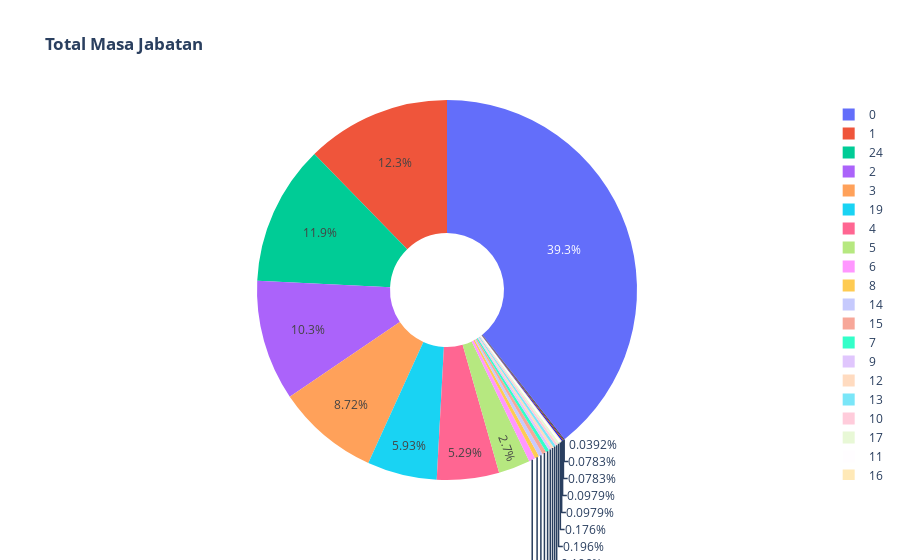

Notebook source saved alongside this figure:
### Markdown cell above
#### 5. Menampilkan Data Feature 'length_of_service' dalam tipe Pie Plot

### Code cell
#querySQL
sqlb= pd.read_sql_query('SELECT length_of_service, Count("length_of_service") as Jumlah FROM data_table group by age', engine)

labels = sqlb['length_of_service']
values = sqlb['Jumlah']

# menguunakan `hole` untuk membuat-seperti pie plot
fig = go.Figure(data=[go.Pie(labels=labels, values=values, hole=.3)])

fig.update_layout(title_text="<b>Total Masa Jabatan </b>")
    
fig.show()

### Figure 1 — Plotly figure (JSON) as saved in the notebook; plotly's stock layout.template omitted (floating-point values rounded to 4 significant figures)
{"data": [{"hole": 0.3, "labels": [0, 0, 0, 0, 1, 2, 3, 4, 5, 1, 2, 3, 3, 4, 4, 4, 5, 6, 6, 6, 7, 8, 8, 9, 9, 10, 11, 11, 12, 13, 13, 14, 15, 14, 15, 15, 16, 17, 17, 19, 20, 19, 21, 23, 22, 24, 24], "type": "pie", "values": [158, 408, 703, 740, 616, 509, 352, 233, 125, 12, 15, 82, 11, 17, 10, 10, 13, 15, 3, 10, 15, 10, 9, 4, 8, 10, 5, 4, 11, 6, 5, 9, 5, 9, 4, 8, 5, 7, 3, 7, 5, 296, 4, 4, 2, 18, 591]}], "layout": {"title": {"text": "<b>Total Masa Jabatan </b>"}}}
